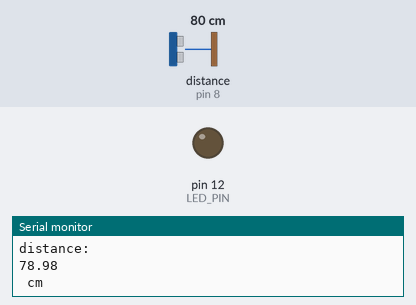
This sketch was run on a simulated Arduino Uno, built with avr-gcc and run on an emulated ATmega328P. Parts: output pins drawn as LEDs (lit = HIGH), the last lines printed to the serial monitor. Wiring (inferred from the names in the program): ultrasonic range finder: trigger pin 9; echo pin 8. Inputs (shaded band) come from the test bench; at power-on: distance to the obstacle (sensor on pin 8) 80 cm. The echo pulse lasts 58.3 µs per cm; pins used as bus, display or sensor lines are not drawn.

Above: at 1.3 s.
1.4 s: distance to the obstacle (sensor on pin 8) set to 12 cm
2.9 s: distance to the obstacle (sensor on pin 8) set to 9 cm
At 4.2 s:
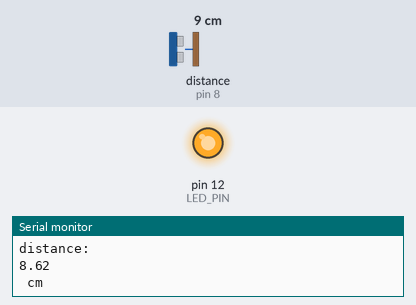
4.5 s: distance to the obstacle (sensor on pin 8) set to 18 cm
At 5.6 s:
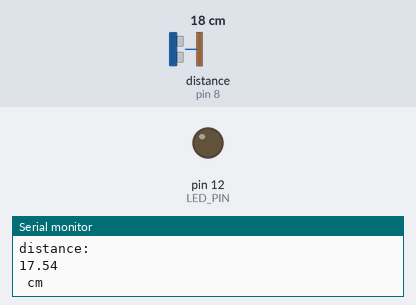
6.0 s: distance to the obstacle (sensor on pin 8) set to 2 cm
At 7.0 s:
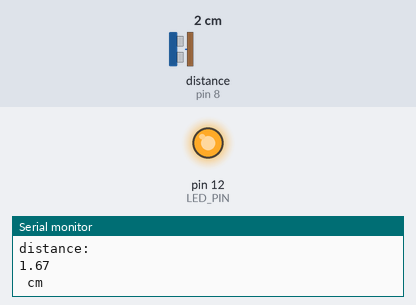
Timing chart, 0 to 8.5 s (numbered marks = the images above; inputs shaded):
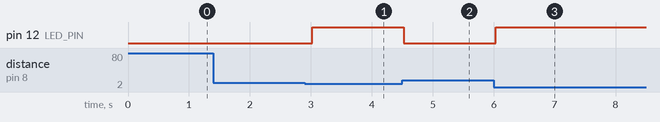

The sketch:

usled.ino
```cpp
const int TRIG_PIN = 9;
const int ECHO_PIN = 8;
const int LED_PIN  = 12;
const int DISTANCE_THRESHOLD = 10;


float duration_us, distance_cm;

void setup() {
  Serial.begin (9600);
  pinMode(TRIG_PIN, OUTPUT);
  pinMode(ECHO_PIN, INPUT);
  pinMode(LED_PIN, OUTPUT);
}

void loop() {
  // generate 10-microsecond pulse to TRIG pin
  digitalWrite(TRIG_PIN, HIGH);
  delayMicroseconds(10);
  digitalWrite(TRIG_PIN, LOW);


  duration_us = pulseIn(ECHO_PIN, HIGH);

  distance_cm = 0.017 * duration_us;

  if(distance_cm < DISTANCE_THRESHOLD)
    digitalWrite(LED_PIN, HIGH);
  else
    digitalWrite(LED_PIN, LOW);


  Serial.println("distance: ");
  Serial.println(distance_cm);
  Serial.println(" cm");

  delay(500);
}
```

Measured:
- the behaviour switches between 11 and 10 cm on distance to the obstacle (sensor on pin 8) (found by bisection; images 0 and 1)
- after the input at 2.9 s, pin 12 (LED_PIN): LOW → HIGH after 0.12 s
- after the input at 4.5 s, pin 12 (LED_PIN): HIGH → LOW at once
- after the input at 6.0 s, pin 12 (LED_PIN): LOW → HIGH at once
